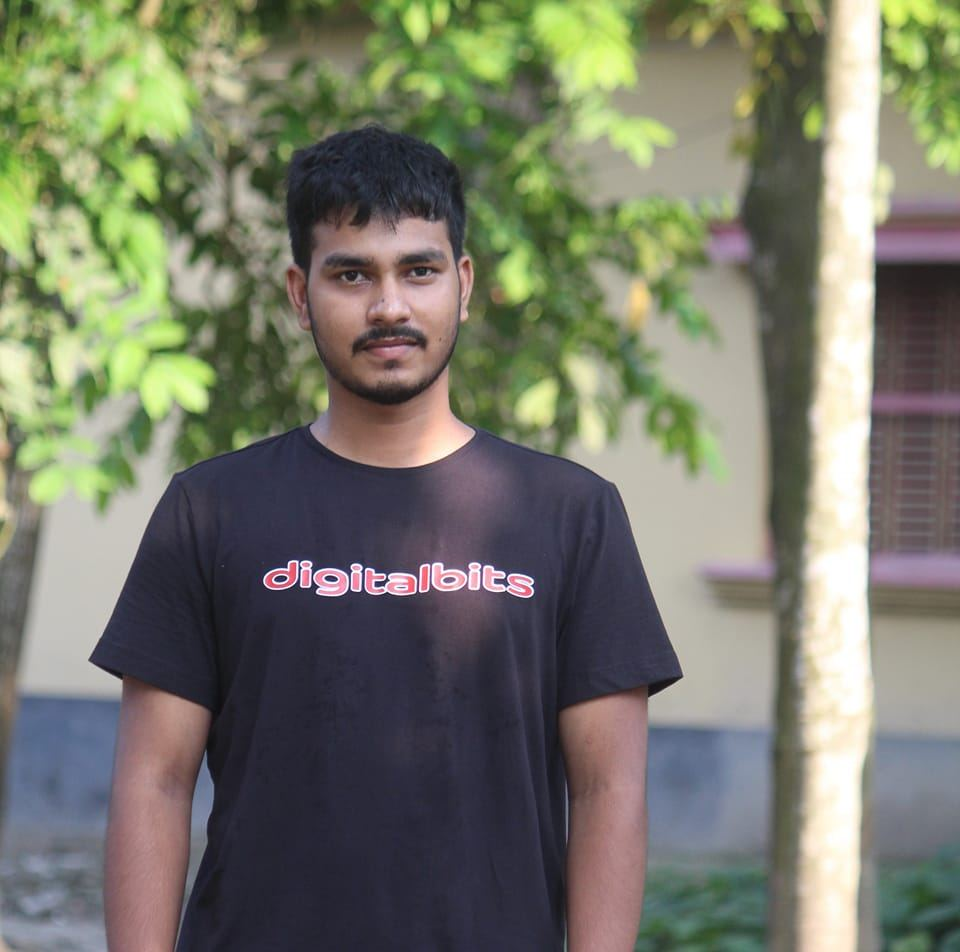
#> input picture day2/resources/me.jpg, 960 x 952 px, found by its file name
$ python joining_image.py
#> lines starting #> are read from the running program, lines starting #| are printed output that depends on the picture
import cv2
import numpy as np

img1=cv2.imread("resources\me.jpg")
#> img1 is the input picture: shape (952, 960, 3); mean B, G, R 105.4, 120.8, 119.1
img2=cv2.imread("resources\siberian-tiger.jpg")
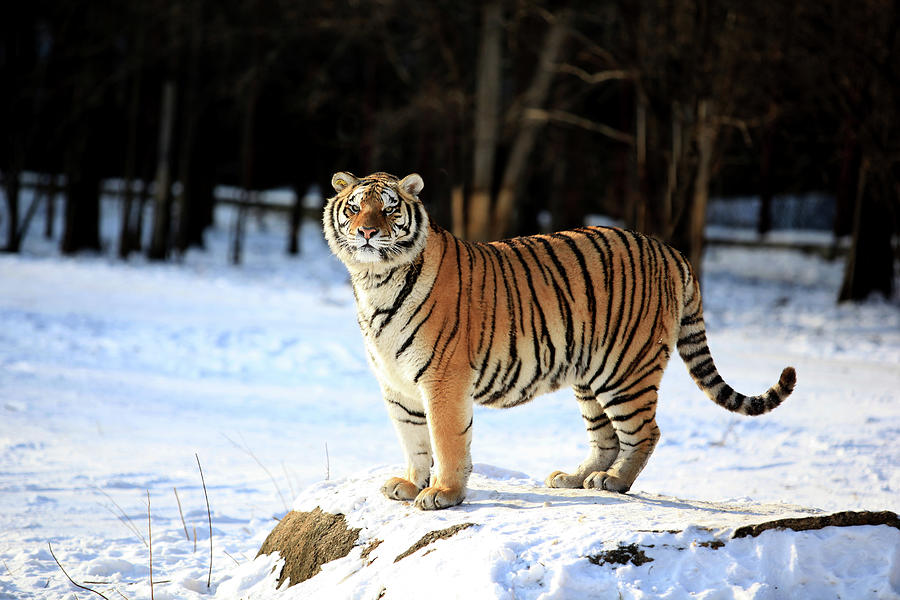
#> input picture day2/resources/siberian-tiger.jpg, 900 x 600 px, found by its file name
#> img2 is the input picture: shape (600, 900, 3); mean B, G, R 121.1, 119.6, 118.8
print(img1.shape)
#| (952, 960, 3)
print("**********************************************")
print(img2.shape)
#| (600, 900, 3)

img_HOrizontal=np.hstack((img1,img1))
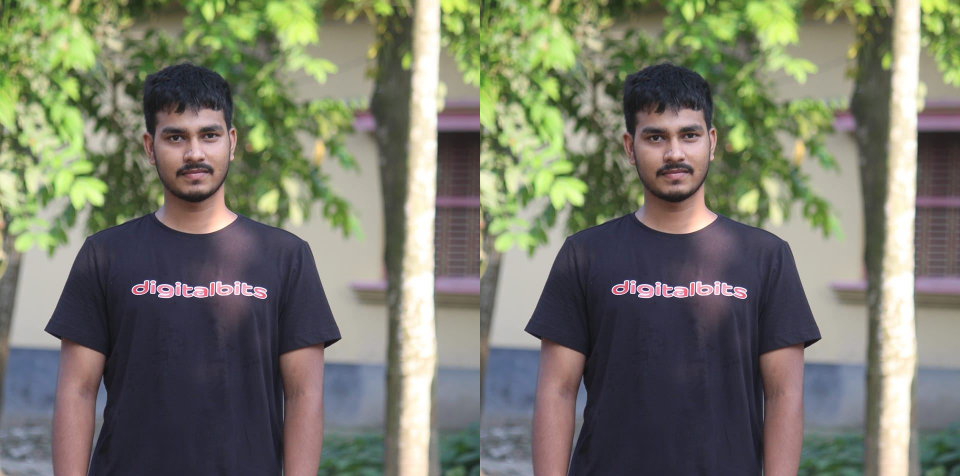
#> img_HOrizontal: shape (952, 1920, 3) (shown at 1/2 size); mean B, G, R 105.4, 120.8, 119.1
cv2.imshow("Horizontal Image",img_HOrizontal)
cv2.waitKey(0)

img_vertical=np.vstack((img1,img1))
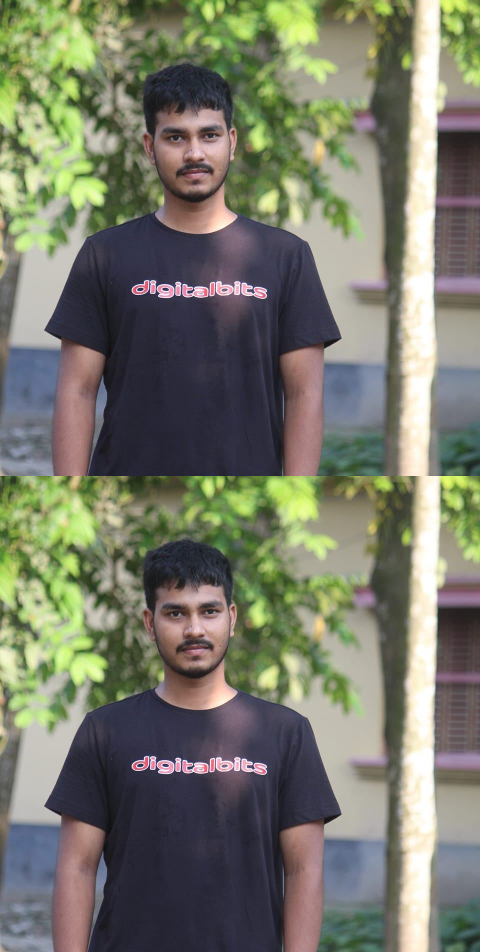
#> img_vertical: shape (1904, 960, 3) (shown at 1/2 size); mean B, G, R 105.4, 120.8, 119.1
cv2.imshow("Vertical Image",img_vertical)
cv2.waitKey(0)
